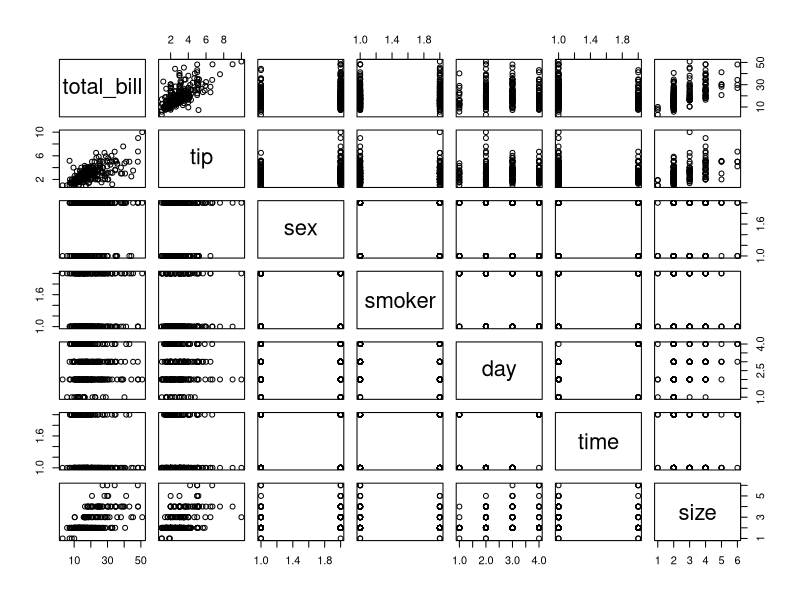

Here is the R script that generated this plot:
## ---- chunk 1
data(tips, package="reshape2")
library(dplyr)
library(ggplot2)

## ---- chunk 2
numParty <- nrow(tips)
print(numParty)
## ---- chunk 3
print(tips)
print(names(tips))
## ---- chunk 4
newdata <- tips[order(tips$day, decreasing = TRUE),] 
print(newdata)
## ---- chunk 5
data <- tips %>%
  group_by(sex) %>%
  summarise(day_visits = sum(total_bill))
print(data)
  
## ---- chunk 6
plot(tips)

## ---- chunk 7
data <- tips %>%
  summarise(tiprate = mean(tip))
print(data)
